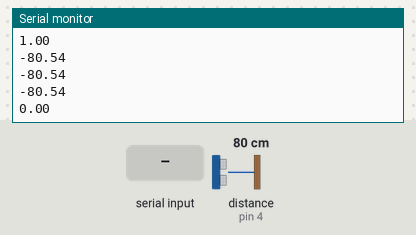
Bench run of a sketch on a simulated Arduino Uno, built with avr-gcc and run on an emulated ATmega328P. Shown: the last lines printed to the serial monitor. Wiring (inferred from the names in the program): ultrasonic range finder: trigger pin 5; echo pin 4. Inputs (shaded band) come from the test bench; at power-on: distance to the obstacle (sensor on pin 4) 80 cm. The echo pulse lasts 58.3 µs per cm.

Above: at 1.2 s.
1.3 s: distance to the obstacle (sensor on pin 4) set to 2 cm
At 2.8 s:
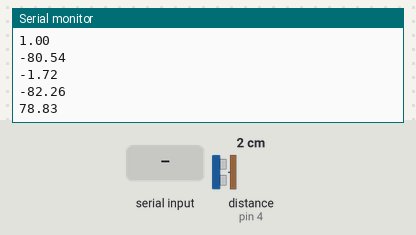
4.5 s: "90,45\n" received over Serial
At 5.7 s:
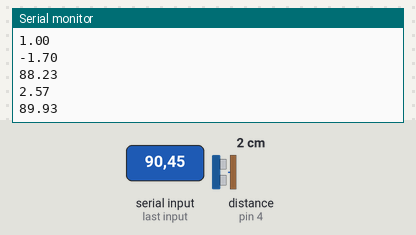
6.0 s: distance to the obstacle (sensor on pin 4) set to 250 cm
At 7.9 s:
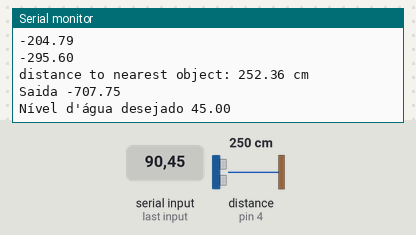
10.1 s: distance to the obstacle (sensor on pin 4) set to 299 cm
At 11.0 s:
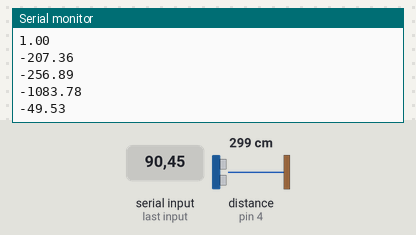
14.2 s: "30,150\n" received over Serial
At 15.1 s:
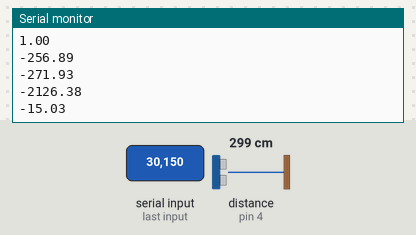
Timing chart, 0 to 16.7 s (numbered marks = the images above; inputs shaded):
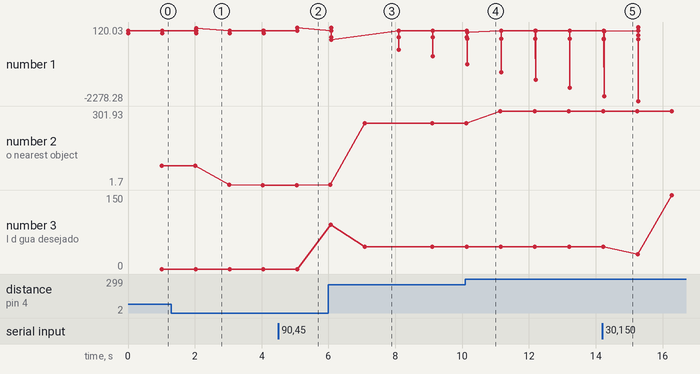

Measured:
- after the input at 1.3 s, the serial monitor: prints a new line after 0.74 s (image 1)
- after the input at 4.5 s, the serial monitor: prints a new line after 0.57 s (image 2)
- after the input at 6.0 s, the serial monitor: prints a new line after 0.08 s (image 3)
- after the input at 10.1 s, the serial monitor: prints a new line after 0.05 s (image 4)
- after the input at 14.2 s, the serial monitor: prints a new line at once (image 5)
- plotted number 1: 0 → 89.93 after the input at 4.5 s, 0 → 120.03 after the input at 14.2 s
- plotted number 2: 80.54 → 1.7 after the input at 1.3 s, 1.7 → 252.36 after the input at 6.0 s, 252.36 → 301.89 after the input at 10.1 s
- plotted number 3: 45 → 150 after the input at 14.2 s

The sketch:

PID.ino
```cpp
//PID constants
double kp = 1;
double ki = 1;
double kd = 1;
unsigned long tempoAgora , tempoAnterior;
double tempoPassou;
double erro;
double erroUltimo=0;
float input,output, setPoint, temporaria;
double erroAcumulado, erroTaxa;


const unsigned int TRIG_PIN=5;
const unsigned int ECHO_PIN=4;
const unsigned int BAUD_RATE=115200;
const unsigned int temp = 24;
const unsigned int umi = 63;
float distance;
void setup(){
  setPoint = 0;
  pinMode(TRIG_PIN, OUTPUT);
  pinMode(ECHO_PIN, INPUT);
  Serial.begin(BAUD_RATE);
}
void loop(){
if(Serial.available ()>0){
  temporaria = Serial.parseFloat();
  if(temporaria!=0){
    setPoint = temporaria;
    }
  }
input = ultrasson();// ler sensor
output = calcularPID(input); // aplicar saída do PID no atuador
delay(1000);
//analogWrite(3, output);
print();
}
float calcularPID (float inp){
tempoAgora = millis();
tempoPassou = (double) ((tempoAgora - tempoAnterior)/1000);
erro = setPoint - input;
erroAcumulado += (erro * tempoPassou);
erroTaxa = (erro - erroUltimo)/ tempoPassou;
Serial.println(tempoPassou);
Serial.println(erroUltimo);
float out =  kp*erro + ki* erroAcumulado + kd*erroTaxa ;//PID output
Serial.println(erro);
Serial.println(erroAcumulado);
Serial.println(erroTaxa);

erroUltimo = erro ;//lembrar o erro atual
tempoAnterior = tempoAgora ;//lembrar o tempo atual
return out;
}
float ultrasson(){
  digitalWrite(TRIG_PIN, LOW);
  delayMicroseconds(2);
  digitalWrite(TRIG_PIN, HIGH);
  delayMicroseconds(10);
  digitalWrite(TRIG_PIN, LOW);


 float duration= pulseIn(ECHO_PIN, HIGH);
 //"ritmo do som". O ritmo do som = 1 / velocidade do som = 1 / 0,03435 = 29,1 us / cm
// int distance= (duration/29.1)/2;

//spdSnd = 331.4 + (0.606 * temp) + 0.62;
float velocidade = 331.4 + (0.606 * temp) + (0.0124*umi);
distance = (duration/2) *(velocidade/10000);
 if(duration==0){
   Serial.println("Warning: no pulse from sensor");
   }

return distance;
  }

  void print(){
      Serial.print("distance to nearest object: ");
      Serial.print(distance);
      Serial.println(" cm");
      Serial.print("Saida ");
      Serial.println(output);
      Serial.print("Nível d'água desejado ");
      Serial.println(setPoint);


    }
```
